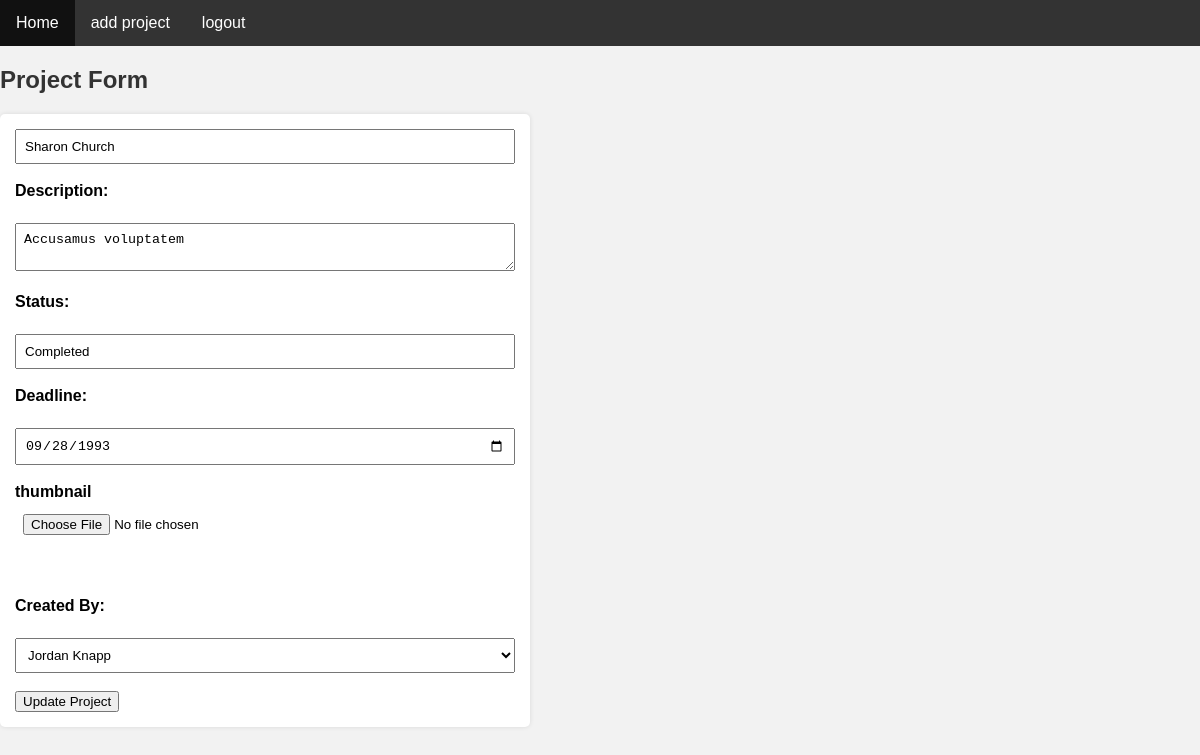
/edit/3/ (signed in), run on the app's committed database.
### project_app/models.py (models this page shows, shortened)
class ProjectModel(models.Model):
      PROJECT_STATUS=[
           ('NotStarted','NotStarted'),
           ('InProgress','InProgress'),
           ('Completed','Completed'),
      ]
      project_name=models.CharField(max_length=100,null=True)
      project_description =models.TextField(null=True)
      project_status=models.CharField(null=True,max_length=100,choices=PROJECT_STATUS)
      deadline=models.DateField(null=True)
      thumbnail=models.ImageField(upload_to='media/project_image',null=True)
      created_by=models.ForeignKey(UserModel,on_delete=models.CASCADE,related_name='created_by')

class UserModel(AbstractUser):
    student_name=models.CharField(max_length=100,null=True)
    student_id=models.IntegerField(null=True)

### project_app/views.py (the view, shortened to what this page needs)
# urls.py: path("edit/<int:id>/", editproject, name="editprojecturl"),
@login_required
def editproject(req, id):
    project = get_object_or_404(ProjectModel, id=id)
    users = UserModel.objects.all()
    return render(req, "editproject.html", {"project": project, "users": users})

### Templates/editproject.html (shortened to what this page needs)
{% extends "base.html" %}
{% block body %}
<h2>Project Form</h2>
<form method="POST" enctype="multipart/form-data">
 <input type="text" name="project_name" value="{{ project.project_name }}"><br><br>
<label>Description:</label><br>
<textarea name="project_description">{{ project.project_description }}</textarea><br><br>
<label>Status:</label><br>
<input type="text" name="project_status" value="{{ project.project_status }}"><br><br>
<label>Deadline:</label><br>
<input type="date" name="deadline" value="{{ project.deadline|date:'Y-m-d' }}"><br><br>
<label for="">thumbnail</label>
<input type="file" name="thumbnail"><br><br>
<br><br>
<label>Created By:</label><br>
<select name="created_by">
  {% for user in users %}
    <option value="{{ user.id }}" {% if project.created_by.id == user.id %}selected{% endif %}>
      {{ user.student_name }}
    </option>
  {% endfor %}
</select><br><br>
  <button type="submit">Update Project</button>
</form>
{% endblock body %}

### Templates/base.html (style rules this page uses)
body { margin: 0; padding: 0; font-family: Arial, sans-serif; }

### Templates/editproject.html (style rules this page uses)
body { font-family: Arial, sans-serif; background-color: #f2f2f2; }
h2 { color: #333; }
form { background-color: #fff; padding: 15px; border-radius: 5px; max-width: 500px; margin-bottom: 30px; box-shadow: 0 0 5px rgba(0,0,0,0.1); }
label { display: block; font-weight: bold; margin-bottom: 5px; }
input, select, textarea { width: 100%; padding: 8px; box-sizing: border-box; }

### data on the page
ProjectModel: project_name "Sharon Church", project_description "Accusamus voluptatem", project_status "Completed", deadline "09/28/1993", created_by "Jordan Knapp"
